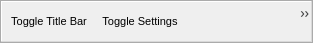
<?xml version="1.0" encoding="UTF-8"?>
<ui version="4.0">
 <class>UncertaintyToolBar</class>
 <widget class="QToolBar" name="UncertaintyToolBar">
  <property name="geometry">
   <rect>
    <x>0</x>
    <y>0</y>
    <width>313</width>
    <height>43</height>
   </rect>
  </property>
  <property name="font">
   <font>
    <pointsize>8</pointsize>
    <kerning>true</kerning>
   </font>
  </property>
  <property name="windowTitle">
   <string>UncertaintyToolBar</string>
  </property>
  <property name="toolTip">
   <string/>
  </property>
  <property name="layoutDirection">
   <enum>Qt::LeftToRight</enum>
  </property>
  <property name="iconSize">
   <size>
    <width>32</width>
    <height>32</height>
   </size>
  </property>
  <action name="action_ToggleTitleBar">
   <property name="icon">
    <iconset resource="../../core/open_iA.qrc">
     <normaloff>:/images/toggle_titleBar.png</normaloff>:/images/toggle_titleBar.png</iconset>
   </property>
   <property name="text">
    <string>Toggle Title Bar</string>
   </property>
  </action>
  <action name="action_ToggleSettings">
   <property name="icon">
    <iconset resource="../../core/open_iA.qrc">
     <normaloff>:/images/settings.png</normaloff>:/images/settings.png</iconset>
   </property>
   <property name="text">
    <string>Toggle Settings</string>
   </property>
  </action>
  <action name="action_CalculateNewSubEnsemble">
   <property name="icon">
    <iconset resource="../../core/open_iA.qrc">
     <normaloff>:/images/paste.png</normaloff>:/images/paste.png</iconset>
   </property>
   <property name="text">
    <string>New Ensemble from selected Members</string>
   </property>
  </action>
  <action name="action_WriteFullDataFile">
   <property name="icon">
    <iconset resource="../../core/open_iA.qrc">
     <normaloff>:/images/savestack.png</normaloff>:/images/savestack.png</iconset>
   </property>
   <property name="text">
    <string>New Ensemble from selected Members</string>
   </property>
  </action>
  <addaction name="action_ToggleTitleBar"/>
  <addaction name="action_ToggleSettings"/>
  <addaction name="action_CalculateNewSubEnsemble"/>
  <addaction name="action_WriteFullDataFile"/>
 </widget>
 <resources>
  <include location="../../core/open_iA.qrc"/>
 </resources>
 <connections/>
</ui>
